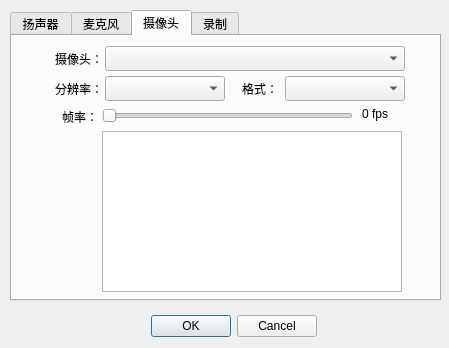
<?xml version="1.0" encoding="UTF-8"?>
<ui version="4.0">
 <class>Dialog</class>
 <widget class="QDialog" name="Dialog">
  <property name="windowModality">
   <enum>Qt::ApplicationModal</enum>
  </property>
  <property name="geometry">
   <rect>
    <x>0</x>
    <y>0</y>
    <width>449</width>
    <height>348</height>
   </rect>
  </property>
  <property name="sizePolicy">
   <sizepolicy hsizetype="Fixed" vsizetype="Fixed">
    <horstretch>0</horstretch>
    <verstretch>0</verstretch>
   </sizepolicy>
  </property>
  <property name="minimumSize">
   <size>
    <width>449</width>
    <height>348</height>
   </size>
  </property>
  <property name="maximumSize">
   <size>
    <width>449</width>
    <height>348</height>
   </size>
  </property>
  <property name="windowTitle">
   <string>设置</string>
  </property>
  <property name="modal">
   <bool>true</bool>
  </property>
  <widget class="QWidget" name="layoutWidget">
   <property name="geometry">
    <rect>
     <x>20</x>
     <y>310</y>
     <width>411</width>
     <height>33</height>
    </rect>
   </property>
   <layout class="QHBoxLayout">
    <property name="spacing">
     <number>6</number>
    </property>
    <property name="margin" stdset="0">
     <number>0</number>
    </property>
    <item>
     <spacer>
      <property name="orientation">
       <enum>Qt::Horizontal</enum>
      </property>
      <property name="sizeHint" stdset="0">
       <size>
        <width>131</width>
        <height>31</height>
       </size>
      </property>
     </spacer>
    </item>
    <item>
     <widget class="QPushButton" name="okButton">
      <property name="text">
       <string>OK</string>
      </property>
     </widget>
    </item>
    <item>
     <widget class="QPushButton" name="cancelButton">
      <property name="text">
       <string>Cancel</string>
      </property>
     </widget>
    </item>
    <item>
     <spacer name="horizontalSpacer">
      <property name="orientation">
       <enum>Qt::Horizontal</enum>
      </property>
      <property name="sizeHint" stdset="0">
       <size>
        <width>40</width>
        <height>18</height>
       </size>
      </property>
     </spacer>
    </item>
   </layout>
  </widget>
  <widget class="QTabWidget" name="tabWidget_setting">
   <property name="geometry">
    <rect>
     <x>10</x>
     <y>10</y>
     <width>431</width>
     <height>291</height>
    </rect>
   </property>
   <property name="sizePolicy">
    <sizepolicy hsizetype="Expanding" vsizetype="Expanding">
     <horstretch>0</horstretch>
     <verstretch>0</verstretch>
    </sizepolicy>
   </property>
   <property name="currentIndex">
    <number>2</number>
   </property>
   <widget class="QWidget" name="tab_spk">
    <attribute name="title">
     <string>扬声器</string>
    </attribute>
    <widget class="QLabel" name="label_3">
     <property name="geometry">
      <rect>
       <x>40</x>
       <y>20</y>
       <width>54</width>
       <height>25</height>
      </rect>
     </property>
     <property name="text">
      <string>扬声器：</string>
     </property>
    </widget>
    <widget class="QComboBox" name="comboBox_speaker">
     <property name="geometry">
      <rect>
       <x>90</x>
       <y>20</y>
       <width>300</width>
       <height>25</height>
      </rect>
     </property>
    </widget>
    <widget class="QPushButton" name="pushButton_checkSpk">
     <property name="geometry">
      <rect>
       <x>320</x>
       <y>60</y>
       <width>71</width>
       <height>25</height>
      </rect>
     </property>
     <property name="text">
      <string>开始检测</string>
     </property>
    </widget>
    <widget class="QProgressBar" name="progressBar_checkSpk">
     <property name="geometry">
      <rect>
       <x>90</x>
       <y>60</y>
       <width>231</width>
       <height>25</height>
      </rect>
     </property>
     <property name="value">
      <number>0</number>
     </property>
    </widget>
    <widget class="QLabel" name="label">
     <property name="geometry">
      <rect>
       <x>28</x>
       <y>60</y>
       <width>53</width>
       <height>25</height>
      </rect>
     </property>
     <property name="text">
      <string>设备检测：</string>
     </property>
    </widget>
   </widget>
   <widget class="QWidget" name="tab_mic">
    <attribute name="title">
     <string>麦克风</string>
    </attribute>
    <widget class="QComboBox" name="comboBox_microphone">
     <property name="geometry">
      <rect>
       <x>90</x>
       <y>10</y>
       <width>300</width>
       <height>25</height>
      </rect>
     </property>
    </widget>
    <widget class="QLabel" name="label_2">
     <property name="geometry">
      <rect>
       <x>40</x>
       <y>10</y>
       <width>54</width>
       <height>25</height>
      </rect>
     </property>
     <property name="text">
      <string>麦克风：</string>
     </property>
    </widget>
    <widget class="QComboBox" name="comboBox_sampleRate">
     <property name="geometry">
      <rect>
       <x>90</x>
       <y>50</y>
       <width>300</width>
       <height>25</height>
      </rect>
     </property>
    </widget>
    <widget class="QLabel" name="label_8">
     <property name="geometry">
      <rect>
       <x>40</x>
       <y>50</y>
       <width>54</width>
       <height>25</height>
      </rect>
     </property>
     <property name="text">
      <string>采样率：</string>
     </property>
    </widget>
    <widget class="QComboBox" name="comboBox_channelCount">
     <property name="geometry">
      <rect>
       <x>90</x>
       <y>90</y>
       <width>300</width>
       <height>25</height>
      </rect>
     </property>
    </widget>
    <widget class="QLabel" name="label_9">
     <property name="geometry">
      <rect>
       <x>40</x>
       <y>90</y>
       <width>54</width>
       <height>25</height>
      </rect>
     </property>
     <property name="text">
      <string>声道数：</string>
     </property>
    </widget>
    <widget class="QLabel" name="label_10">
     <property name="geometry">
      <rect>
       <x>40</x>
       <y>130</y>
       <width>54</width>
       <height>25</height>
      </rect>
     </property>
     <property name="text">
      <string>比特数：</string>
     </property>
    </widget>
    <widget class="QComboBox" name="comboBox_sampleBits">
     <property name="geometry">
      <rect>
       <x>90</x>
       <y>130</y>
       <width>300</width>
       <height>25</height>
      </rect>
     </property>
    </widget>
    <widget class="QProgressBar" name="progressBar_testMic">
     <property name="geometry">
      <rect>
       <x>90</x>
       <y>170</y>
       <width>231</width>
       <height>25</height>
      </rect>
     </property>
     <property name="maximum">
      <number>30</number>
     </property>
     <property name="value">
      <number>0</number>
     </property>
    </widget>
    <widget class="QPushButton" name="pushButton_testMic">
     <property name="geometry">
      <rect>
       <x>320</x>
       <y>170</y>
       <width>71</width>
       <height>25</height>
      </rect>
     </property>
     <property name="text">
      <string>开始检测</string>
     </property>
    </widget>
    <widget class="QLabel" name="label_11">
     <property name="geometry">
      <rect>
       <x>28</x>
       <y>170</y>
       <width>53</width>
       <height>25</height>
      </rect>
     </property>
     <property name="text">
      <string>设备检测：</string>
     </property>
    </widget>
   </widget>
   <widget class="QWidget" name="tab_cam">
    <attribute name="title">
     <string>摄像头</string>
    </attribute>
    <widget class="QComboBox" name="comboBox_camera">
     <property name="geometry">
      <rect>
       <x>93</x>
       <y>10</y>
       <width>300</width>
       <height>25</height>
      </rect>
     </property>
    </widget>
    <widget class="QLabel" name="label_7">
     <property name="geometry">
      <rect>
       <x>50</x>
       <y>68</y>
       <width>41</width>
       <height>25</height>
      </rect>
     </property>
     <property name="text">
      <string>帧率：</string>
     </property>
    </widget>
    <widget class="QComboBox" name="comboBox_pixelFormat">
     <property name="geometry">
      <rect>
       <x>273</x>
       <y>40</y>
       <width>120</width>
       <height>25</height>
      </rect>
     </property>
    </widget>
    <widget class="QLabel" name="label_5">
     <property name="geometry">
      <rect>
       <x>43</x>
       <y>40</y>
       <width>54</width>
       <height>25</height>
      </rect>
     </property>
     <property name="text">
      <string>分辨率：</string>
     </property>
    </widget>
    <widget class="QComboBox" name="comboBox_resolution">
     <property name="geometry">
      <rect>
       <x>93</x>
       <y>40</y>
       <width>120</width>
       <height>25</height>
      </rect>
     </property>
    </widget>
    <widget class="QSlider" name="horizontalSlider_frameRate">
     <property name="geometry">
      <rect>
       <x>90</x>
       <y>70</y>
       <width>251</width>
       <height>20</height>
      </rect>
     </property>
     <property name="maximum">
      <number>30</number>
     </property>
     <property name="pageStep">
      <number>1</number>
     </property>
     <property name="orientation">
      <enum>Qt::Horizontal</enum>
     </property>
    </widget>
    <widget class="QLabel" name="label_4">
     <property name="geometry">
      <rect>
       <x>43</x>
       <y>10</y>
       <width>54</width>
       <height>25</height>
      </rect>
     </property>
     <property name="text">
      <string>摄像头：</string>
     </property>
    </widget>
    <widget class="QLabel" name="label_6">
     <property name="geometry">
      <rect>
       <x>230</x>
       <y>40</y>
       <width>54</width>
       <height>25</height>
      </rect>
     </property>
     <property name="text">
      <string>格式：</string>
     </property>
    </widget>
    <widget class="QGraphicsView" name="graphicsView_preview">
     <property name="geometry">
      <rect>
       <x>90</x>
       <y>95</y>
       <width>300</width>
       <height>161</height>
      </rect>
     </property>
    </widget>
    <widget class="QLabel" name="label_fps">
     <property name="geometry">
      <rect>
       <x>350</x>
       <y>70</y>
       <width>41</width>
       <height>16</height>
      </rect>
     </property>
     <property name="text">
      <string>0 fps</string>
     </property>
    </widget>
   </widget>
   <widget class="QWidget" name="tab_record">
    <attribute name="title">
     <string>录制</string>
    </attribute>
   </widget>
  </widget>
 </widget>
 <resources/>
 <connections>
  <connection>
   <sender>okButton</sender>
   <signal>clicked()</signal>
   <receiver>Dialog</receiver>
   <slot>accept()</slot>
   <hints>
    <hint type="sourcelabel">
     <x>278</x>
     <y>253</y>
    </hint>
    <hint type="destinationlabel">
     <x>96</x>
     <y>254</y>
    </hint>
   </hints>
  </connection>
  <connection>
   <sender>cancelButton</sender>
   <signal>clicked()</signal>
   <receiver>Dialog</receiver>
   <slot>reject()</slot>
   <hints>
    <hint type="sourcelabel">
     <x>369</x>
     <y>253</y>
    </hint>
    <hint type="destinationlabel">
     <x>179</x>
     <y>282</y>
    </hint>
   </hints>
  </connection>
 </connections>
</ui>
